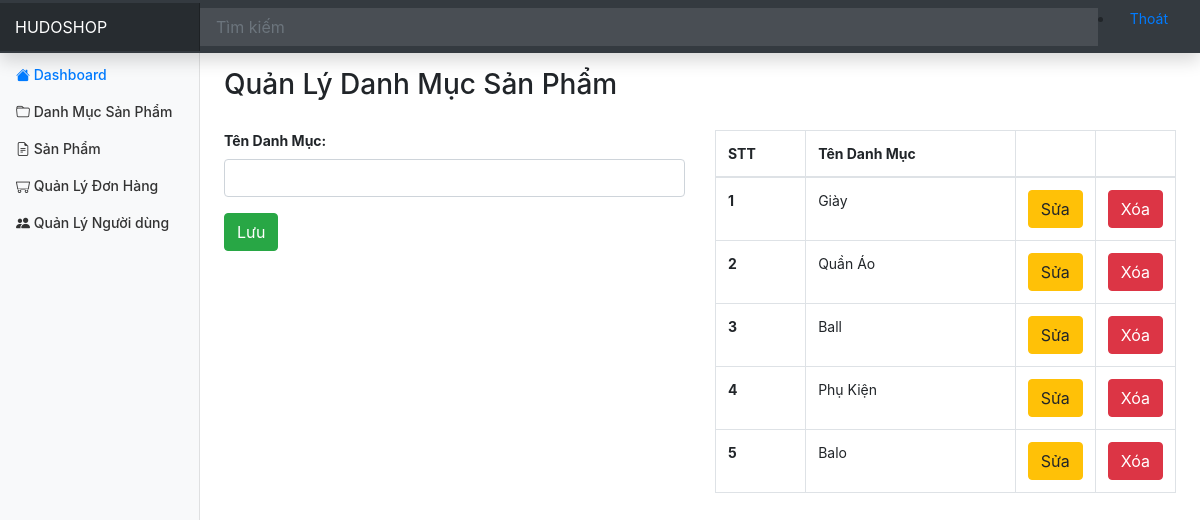
The app's page /admin/category/index.php (signed in) with its own data.
### tables this page shows
CREATE TABLE `Category` (
  `id` int PRIMARY KEY AUTO_INCREMENT,
  `name` varchar(100) NOT NULL
);

### database/dbhelper.php (called while the page is built, shortened)
<?php
function executeResult($sql, $isSingle = false){
    $data=null;
    $conn= mysqli_connect(HOST, USERNAME, PASSWORD, DATABASE);
    if (!mysqli_query($conn, $sql)) {
        echo "Error: " . mysqli_error($conn);
    }
    mysqli_set_charset($conn, 'utf8');
    $resultset=mysqli_query($conn, $sql);
    if($isSingle){
        $data=mysqli_fetch_array($resultset,1);
    }else{
        $data=[];
        while(($row =mysqli_fetch_array($resultset,1)) !=null){
            $data[]=$row;
         }
    }
    return $data;
}

### admin/category/index.php (the view, shortened to what this page needs)
<?php
    require_once('../layouts/header.php');
    $id = $name ='';
    $sql = "select * from Category";
    $data = executeResult($sql);
?>
<div class= "row" style="margin-top :20px;">
    <div class ="col-md-12">
        <h3>Quản Lý Danh Mục Sản Phẩm</h3>
    </div>
    <div class="col-md-6 " style="margin-top: 20px">
        <form method="post" action="index.php" onsubmit="return validateForm()">
                        <div class="form-group">
                        <label for="usr" style ="font-weight: bold" >Tên Danh Mục: </label>
                        <input required="true" type="text" class="form-control" id="usr" name="name" value="<?=$name?>">
                        </div>
                        <button class="btn btn-success">Lưu</button>
        </form>
    </div>
    <div class="col-md-6 table-responsive">
            <table class="table table-bordered table-hover " style="margin-top :20px;">
                <thead>
                    <tr>
                        <th>STT</th>
                        <th>Tên Danh Mục</th>
                        <th style ="width :50px"></th>
                        <th style ="width :50px"></th>
                    </tr>
                </thead>
                <tbody>
                <?php
                        $index = 0;
                        foreach($data as $item){
                            echo'  <tr>
                                        <th>'.(++$index).'</th>
                                        <td>'.$item['name'].'</td>
                                        <td style ="width :50px">
                                            <a href ="?id='.$item['id'].'">
                                                <button class="btn btn-warning">Sửa</button>
                                            </a>
                                        </td>
                                        <td style ="width :50px">
                                                <button onclick="deleteCategory('.$item['id'].')" class="btn btn-danger">Xóa</button>
                                            </td>
                                </tr>';
                        }
                    ?>
                </tbody>
            </table>
    </div>
</div>
<?php
    require_once('../layouts/footer.php')
?>

### assets/css/dashboard.css (style rules this page uses)
body { font-size: .875rem; }

### records on screen
category: name "Giày"
category: name "Quần Áo"
category: name "Ball"
category: name "Phụ Kiện"
category: name "Balo"
